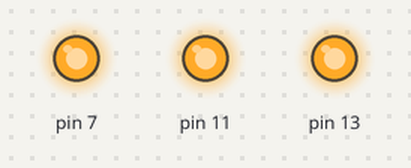
This program was run on a simulated Raspberry Pi (header pin numbers). Parts: output pins drawn as LEDs (lit = HIGH). At 4.5 s the program stops and its outputs stay as they are.

Above: at 0.1 s.
At 1.8 s:
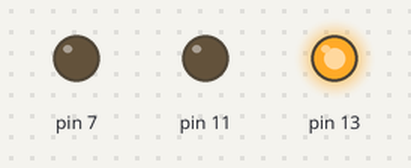
At 2.5 s:
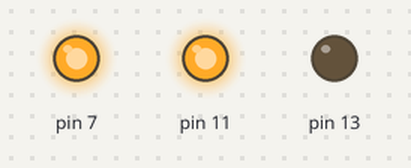
At 3.2 s:
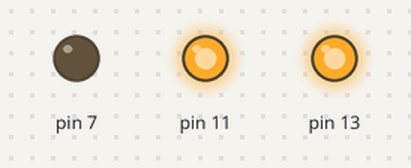
At 3.9 s:
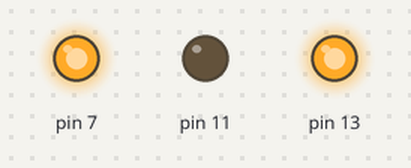
Timing chart, 0 to 5.4 s (numbered marks = the images above):
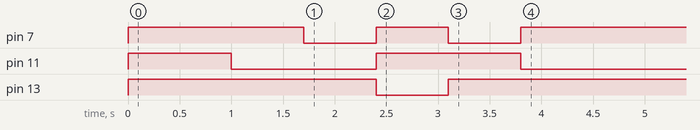

The program:

Ramzor.py
```python
import RPi.GPIO as GPIO
import time
import sys
#7, orange
#11, red
#13, green
GPIO.setmode(GPIO.BOARD)
GPIO.setup(11,GPIO.OUT)
GPIO.setup(7,GPIO.OUT)
GPIO.setup(13,GPIO.OUT)
GPIO.output(7, True)
GPIO.output(11, True)
GPIO.output(13, True)
time.sleep(1)
GPIO.output(11, False)
time.sleep(0.7)
GPIO.output(7, False)
time.sleep(0.7)
GPIO.output(11, True)
GPIO.output(7, True)
GPIO.output(13, False)
time.sleep(0.7)
GPIO.output(13, True)
GPIO.output(7, False)
time.sleep(0.7)
GPIO.output(7, True)
GPIO.output(11, False)
time.sleep(0.7)
```

Measured:
- by itself, pin 7: goes HIGH 1.7 s, LOW 0.70 s, HIGH 0.70 s, LOW 0.70 s, then HIGH
- by itself, pin 11: LOW → HIGH at 0.00 s, → LOW 1.0 s later, → HIGH 1.4 s later, → LOW 1.4 s later
- by itself, pin 13: LOW → HIGH at 0.00 s, → LOW 2.4 s later, → HIGH 0.70 s later
